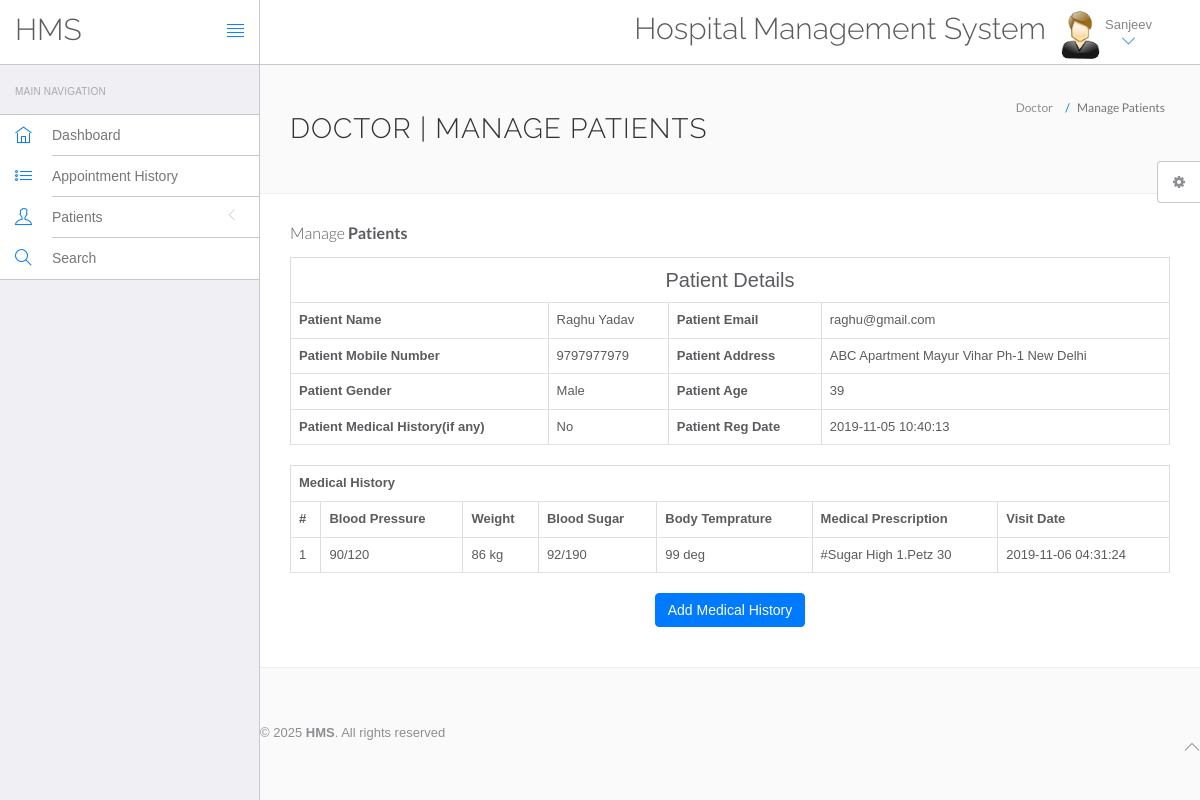
/hospital/hms/doctor/view-patient.php?viewid=2 (signed in), run on the app's committed database.
### tables this page shows
CREATE TABLE IF NOT EXISTS `doctors` (
  `id` int(11) NOT NULL AUTO_INCREMENT,
  `specilization` varchar(255) DEFAULT NULL,
  `doctorName` varchar(255) DEFAULT NULL,
  `address` longtext,
  `docFees` varchar(255) DEFAULT NULL,
  `contactno` bigint(11) DEFAULT NULL,
  `docEmail` varchar(255) DEFAULT NULL,
  `password` varchar(255) DEFAULT NULL,
  `creationDate` timestamp NULL DEFAULT CURRENT_TIMESTAMP,
  `updationDate` timestamp NULL DEFAULT NULL ON UPDATE CURRENT_TIMESTAMP,
  PRIMARY KEY (`id`)
);

CREATE TABLE IF NOT EXISTS `tblpatient` (
  `ID` int(10) NOT NULL AUTO_INCREMENT,
  `Docid` int(10) DEFAULT NULL,
  `PatientName` varchar(200) DEFAULT NULL,
  `PatientContno` bigint(10) DEFAULT NULL,
  `PatientEmail` varchar(200) DEFAULT NULL,
  `PatientGender` varchar(50) DEFAULT NULL,
  `PatientAdd` mediumtext,
  `PatientAge` int(10) DEFAULT NULL,
  `PatientMedhis` mediumtext,
  `CreationDate` timestamp NULL DEFAULT CURRENT_TIMESTAMP,
  `UpdationDate` timestamp NULL DEFAULT NULL ON UPDATE CURRENT_TIMESTAMP,
  PRIMARY KEY (`ID`)
);

CREATE TABLE IF NOT EXISTS `tblmedicalhistory` (
  `ID` int(10) NOT NULL AUTO_INCREMENT,
  `PatientID` int(10) DEFAULT NULL,
  `BloodPressure` varchar(200) DEFAULT NULL,
  `BloodSugar` varchar(200) NOT NULL,
  `Weight` varchar(100) DEFAULT NULL,
  `Temperature` varchar(200) DEFAULT NULL,
  `MedicalPres` mediumtext,
  `CreationDate` timestamp NOT NULL DEFAULT CURRENT_TIMESTAMP ON UPDATE CURRENT_TIMESTAMP,
  PRIMARY KEY (`ID`)
);

### hospital/hms/doctor/view-patient.php (the view, shortened to what this page needs)
<?php
include('include/config.php');
?>
<!DOCTYPE html>
<html lang="en">
	<head>
		<link rel="stylesheet" href="vendor/bootstrap/css/bootstrap.min.css">
		<link rel="stylesheet" href="vendor/fontawesome/css/font-awesome.min.css">
		<link rel="stylesheet" href="vendor/themify-icons/themify-icons.min.css">
		<link href="vendor/animate.css/animate.min.css" rel="stylesheet" media="screen">
		<link href="vendor/perfect-scrollbar/perfect-scrollbar.min.css" rel="stylesheet" media="screen">
		<link href="vendor/switchery/switchery.min.css" rel="stylesheet" media="screen">
		<link href="vendor/bootstrap-touchspin/jquery.bootstrap-touchspin.min.css" rel="stylesheet" media="screen">
		<link href="vendor/select2/select2.min.css" rel="stylesheet" media="screen">
		<link href="vendor/bootstrap-datepicker/bootstrap-datepicker3.standalone.min.css" rel="stylesheet" media="screen">
		<link href="vendor/bootstrap-timepicker/bootstrap-timepicker.min.css" rel="stylesheet" media="screen">
		<link rel="stylesheet" href="assets/css/styles.css">
		<link rel="stylesheet" href="assets/css/plugins.css">
		<link rel="stylesheet" href="assets/css/themes/theme-1.css" id="skin_color" />
	</head>
	<body>
		<div id="app">
<?php include('include/sidebar.php');?>
<div class="app-content">
<?php include('include/header.php');?>
<div class="main-content" >
<div class="wrap-content container" id="container">
<section id="page-title">
<div class="row">
<div class="col-sm-8">
<h1 class="mainTitle">Doctor | Manage Patients</h1>
</div>
<ol class="breadcrumb">
<li>
<span>Doctor</span>
</li>
<li class="active">
<span>Manage Patients</span>
</li>
</ol>
</div>
</section>
<div class="container-fluid container-fullw bg-white">
<div class="row">
<div class="col-md-12">
<h5 class="over-title margin-bottom-15">Manage <span class="text-bold">Patients</span></h5>
<?php
                               $vid=$_GET['viewid'];
                               $ret=mysqli_query($con,"select * from tblpatient where ID='$vid'");
$cnt=1;
while ($row=mysqli_fetch_array($ret)) {
                               ?>
<table border="1" class="table table-bordered">
 <tr align="center">
<td colspan="4" style="font-size:20px;color:blue">
 Patient Details</td></tr>
    <tr>
    <th scope>Patient Name</th>
    <td><?php  echo $row['PatientName'];?></td>
    <th scope>Patient Email</th>
    <td><?php  echo $row['PatientEmail'];?></td>
  </tr>
  <tr>
    <th scope>Patient Mobile Number</th>
    <td><?php  echo $row['PatientContno'];?></td>
    <th>Patient Address</th>
    <td><?php  echo $row['PatientAdd'];?></td>
  </tr>
    <tr>
    <th>Patient Gender</th>
    <td><?php  echo $row['PatientGender'];?></td>
    <th>Patient Age</th>
    <td><?php  echo $row['PatientAge'];?></td>
  </tr>
  <tr>
    <th>Patient Medical History(if any)</th>
    <td><?php  echo $row['PatientMedhis'];?></td>
     <th>Patient Reg Date</th>
    <td><?php  echo $row['CreationDate'];?></td>
  </tr>
<?php }?>
</table>
<?php
$ret=mysqli_query($con,"select * from tblmedicalhistory  where PatientID='$vid'");
 ?>
<table id="datatable" class="table table-bordered dt-responsive nowrap" style="border-collapse: collapse; border-spacing: 0; width: 100%;">
  <tr align="center">
   <th colspan="8" >Medical History</th>
  </tr>
  <tr>
    <th>#</th>
<th>Blood Pressure</th>
<th>Weight</th>
<th>Blood Sugar</th>
<th>Body Temprature</th>
<th>Medical Prescription</th>
<th>Visit Date</th>
</tr>
<?php
while ($row=mysqli_fetch_array($ret)) {
  ?>
<tr>
  <td><?php echo $cnt;?></td>
 <td><?php  echo $row['BloodPressure'];?></td>
 <td><?php  echo $row['Weight'];?></td>
 <td><?php  echo $row['BloodSugar'];?></td>
  <td><?php  echo $row['Temperature'];?></td>
  <td><?php  echo $row['MedicalPres'];?></td>
  <td><?php  echo $row['CreationDate'];?></td>
</tr>
<?php $cnt=$cnt+1;} ?>
</table>
<p align="center">
 <button class="btn btn-primary waves-effect waves-light w-lg" data-toggle="modal" data-target="#myModal">Add Medical History</button></p>
</div>
</div>
</div>
</div>
	<?php include('include/footer.php');?>
	<?php include('include/setting.php');?>
		</div>
	</body>
</html>

### hospital/hms/doctor/include/header.php (shortened to what this page needs)
<header class="navbar navbar-default navbar-static-top">
					<div class="navbar-header">
						<a class="navbar-brand" href="#">
							<h2 style="padding-top:20% ">HMS</h2>
						</a>
						<a href="#" class="sidebar-toggler pull-right visible-md visible-lg" data-toggle-class="app-sidebar-closed" data-toggle-target="#app">
							<i class="ti-align-justify"></i>
						</a>
					</div>
					<div class="navbar-collapse collapse">
						<ul class="nav navbar-right">
								<li  style="padding-top:2% ">
								<h2>Hospital Management System</h2>
							</li>
							<li class="dropdown current-user">
								<a href class="dropdown-toggle" data-toggle="dropdown">
									<img src="assets/images/images.jpg" > <span class="username">
									<?php $query=mysqli_query($con,"select doctorName from doctors where id='".$_SESSION['id']."'");
while($row=mysqli_fetch_array($query))
{
	echo $row['doctorName'];
}
									?> <i class="ti-angle-down"></i></i></span>
								</a>
							</li>
						</ul>
					</div>
				</header>

### hospital/hms/doctor/assets/css/themes/theme-1.css (style rules this page uses)
body { background: #FAFAFA; }
header .navbar-header { background: #ffffff !important; border-right-color: #c8c7cc !important; border-bottom-color: #c8c7cc !important; }
header .navbar-header .sidebar-toggler, header .navbar-header .sidebar-mobile-toggler { color: #007aff !important; }
header .navbar-header .navbar-brand { color: #777 !important; }
header .navbar-collapse { background: #ffffff !important; border-bottom-color: #c8c7cc !important; box-shadow: none !important; }
header .navbar-collapse .navbar-right > li > a { color: #777; }
header .navbar-collapse .navbar-right > li > a i { color: #007aff !important; }

### data on the page
doctors: doctorName "Sanjeev"
tblpatient: PatientName "Raghu Yadav", PatientEmail "raghu@gmail.com", PatientContno "9797977979", PatientAdd "ABC Apartment Mayur Vihar Ph-1 New Delhi", PatientGender "Male", PatientAge "39", PatientMedhis "No", CreationDate "2019-11-05 10:40:13"
tblmedicalhistory: BloodPressure "90/120", Weight "86 kg", BloodSugar "92/190", Temperature "99 deg", MedicalPres "#Sugar High 1.Petz 30", CreationDate "2019-11-06 04:31:24"
